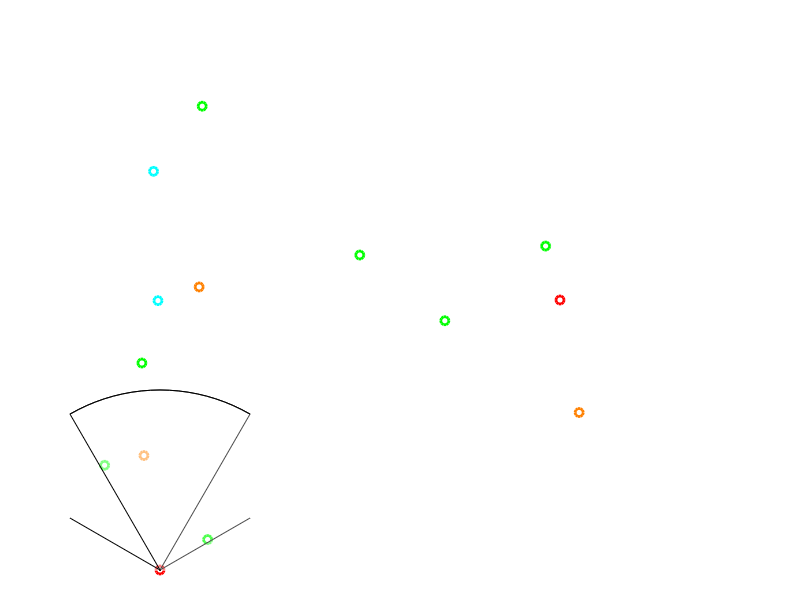

Here is the MATLAB script that generated this plot:
function sim_world()
    
    % initialize interface
    interface = init_interface();
    
    % ******************* initialize object properties *******************
    dt = 0.05;              % (s) time resolution
    
    % initialize road map
    road = init_road();
    
    % motion equation for ego and moving objects
    x_t = @(v,t,x_1) v.*t - road.x(end).*floor(x_1/road.x(end));
    
    % initialize ego
    ego = init_ego(x_t, road);
    
    % initialize standing objects
    stand_n_objects = 10;
    stand = init_stand(stand_n_objects,road);
    
    % initialize moving and oncoming objects
    mov_n_objects = 2;      % number of moving objects
    mov = init_mov_objects(mov_n_objects, 1,x_t,ego,road); % moving obj
    onc = init_mov_objects(mov_n_objects,-1,x_t,ego,road); % oncoming obj
    
    % initialize simulation animation variables
    [interface, road, ego, stand, mov, onc, road_tail] = ...
            init_plots(interface, road, ego, stand, mov, onc);
    %initialize simulation time
    t = 0; % (s) time
    while strcmp(get(interface.main_figure.f,'visible'),'on')
        [t, dt, road, ego, stand, mov, onc, road_tail] = ...
            simulation_run(t, dt, road, ego, stand, mov, onc, road_tail);
    end
    
    output_sim_data(interface,road,ego,stand,mov,onc) 
    
    % *********************** function definitions ***********************
    
    function [t, dt, road, ego, stand, mov, onc, road_tail] =...
            simulation_run(t, dt, road, ego, stand, mov, onc, road_tail)
        % update common variables
        ego_x =  ego.x(t,ego.x_1);
        ego_y =  ego.y(ego_x);
        mov_x =  mov.x(t,mov.x_1);
        mov_y =  mov.y(mov_x);
        onc_x =  onc.x(t,onc.x_1);
        onc_y =  onc.y(onc_x);
        road_x = road.x + ego.x_1-road_tail;
        road_y = road.y(road_x);
        
        % ************************* static axes *************************
        
        % update static axes
        set(ego.m.static,'xData',ego_y,'yData',ego_x)
        ego.x_1 = ego.x(t,0);
        set(mov.m.static,'xData',mov_y,'yData',mov_x)
        mov.x_1 = mov.x(t,0);
        set(onc.m.static,'xData',onc_y,'yData',onc_x)
        onc.x_1 = onc.x(t,0);
        
        % ************************* dynamic axes *************************
        
        % update dynamic varibles
        [road_x,road_y,theta] = dynamic_transform_coordinates(...
            road_x,road_y,ego.x_1,ego.y(ego.x_1));
        % shift standing objects for smoother rendering
        s_shift = road.x(end)*((ego_x-stand.x) > road.x(round(end/2))) +... 
                 -road.x(end)*((stand.x-ego_x) > road.x(round(end/2)));
        [stand_x,stand_y] = dynamic_transform_coordinates(...
            stand.x+s_shift,stand.y,ego_x,ego_y, theta);
        % transform moving object corrdinates
        m_shift = road.x(end)*((ego_x-mov_x) > road.x(round(end/2))) +... 
                 -road.x(end)*((mov_x-ego_x) > road.x(round(end/2)));
        [mov_x,mov_y] = dynamic_transform_coordinates(...
            mov_x+m_shift,mov_y,ego_x,ego_y, theta);
        % transform oncoming object corrdinates
        o_shift = road.x(end)*((ego_x-onc_x) > road.x(round(end/2))) +... 
                 -road.x(end)*((onc_x-ego_x) > road.x(round(end/2)));
        [onc_x,onc_y] = dynamic_transform_coordinates(...
            onc_x+o_shift,onc_y,ego_x,ego_y, theta);
        
        % update dynamic axes
        set(road.m.dynamic, 'xData',road_y, 'yData',road_x)
        set(stand.m.dynamic,'xData',stand_y,'ydata',stand_x);
        set(mov.m.dynamic,  'xData',mov_y,  'yData',mov_x)
        set(onc.m.dynamic,  'xData',onc_y,  'yData',onc_x)
        
        % increment time
        t = t + dt;
        pause(dt)
    end
    
    function obj = init_road()
        obj = [];              % road properties
        obj.T = 80;            % (m) road periodicity
        obj.x = 0:0.2:240;     % (m) road x array
        obj.y = @(x) ...       % (m) road y array
            obj.T/2*sin(2*pi/obj.T*x).*cos(2*pi/obj.T/3*x);
    end
    
    function obj = init_ego(x_t, road)
       obj = [];                % ego properties
        obj.v = 5;              % (m/s) ego speed
        obj.x = @(t,x_1) x_t(obj.v,t,x_1); % (m) ego x position;
        obj.y = @(x) road.y(x); % (m) ego y position
        obj.x_1 = 0;            % (m) ego's last x
        % set sensor field od view properties
        obj.sensor.n = 4;              % number of sensors
        obj.sensor.fov.range = 80;     % sensor range
        obj.sensor.fov.theta = 150;    % sensor angular range
        % initialize sensors
        obj.sensor.theta(1:obj.sensor.n) =... % sensor orientation
            45 + 360/obj.sensor.n*(1:obj.sensor.n);
        obj.sensor.fov.draw.s = ...    % sensor drawing parameter
            (-0.5:0.02:0.5)'*obj.sensor.fov.theta;
        % initialize sensor specific coverage circles
        for jj = 1 : obj.sensor.n
            obj.sensor.fov.draw.circ{jj} = obj.sensor.fov.range*...
                [[0, 0];...
                [cosd(obj.sensor.fov.draw.s+obj.sensor.theta(jj)),...
                sind(obj.sensor.fov.draw.s+obj.sensor.theta(jj))];...
                [0, 0]];
        end 
    end

    function obj = init_stand(n,road)
        % range for standing objects
        rg_x = [min(road.x) max(road.x)]; 
        rg_y = [-1 1]*road.T ;
        obj = []; % standing (static) objects properties
        % randomly generate standing object positions
        obj.x = rand(n,1)*diff(rg_x) + rg_x(1);
        obj.y = rand(n,1)*diff(rg_y) + rg_y(1); 
    end
    
    function obj = init_mov_objects(n, direction, x_t, ego, road)        
        % moving objects
        obj = [];               % moving object properties
        obj.v = direction*ego.v*1.5*rand(n,1); % (m/s) moving object speed
        obj.t0 = ...            % random starting position
            rand(n,1)*diff(road.x([1 end]))./obj.v;
        obj.x = @(t,x_1)...     % (m) moving object x position;
            x_t(obj.v,t+obj.t0,x_1); 
        obj.y = @(x) road.y(x); % (m) moving object y position
        obj.x_1 = zeros(n,1); % (m) moving object last x
    end
    
    function [x,y,theta] = dynamic_transform_coordinates(...
            x,y,x_ref,y_ref,theta)
        % rotation matrix
        r = @(x,y,t) [x(:),y(:)]*[cos(t) -sin(t);...
                                  sin(t)  cos(t)];
        % rmove offset
        x = x - x_ref;
        y = y - y_ref;
        
        if nargin  < 5
            %find root
            [~,i_root] = min(abs(x));

            % calculate rotation angle
            dx = x(i_root+1) - x(i_root);
            dy = y(i_root+1) - y(i_root);
            theta = atan2(dy,dx);
        end
        
        % apply rotation
        xy = r(x,y,theta);
        
        % return results
        x = xy(:,1);
        y = xy(:,2);
        
    end

    function [interface, road, ego, stand, mov, onc, road_tail] =...
            init_plots(interface, road, ego, stand, mov, onc)
        set(interface.main_figure.ax_static,... % dynamic axes limits
            'xlim', [-1 1]*road.T/2,...
            'ylim', [road.x(1) road.x(end)]);
        set(interface.main_figure.ax_dynamic,...% dynamic axes limits
            'xlim', [-1 1]*(ego.sensor.fov.range + 10),...
            'ylim', [-1 1]*(ego.sensor.fov.range + 10));
        road_tail = road.x(round(end/2));       % (m) road tail behind ego

        % initialze common variables
        r_x = road.x;           % road x array
        r_y = road.y(r_x);      % road y array

        e_x = ego.x(0,ego.x_1); % ego x position
        e_y = ego.y(e_x);       % ego y position

        m_x = mov.x(0,mov.x_1); % moving obect x position
        m_y = mov.y(m_x);       % moving object y position

        o_x = onc.x(0,onc.x_1); % oncoming object x position
        o_y = onc.y(o_x);       % oncoming object y position

        % static axes plots
        road.m.static = plot(interface.main_figure.ax_static,...
            r_y, r_x,'w','linewidth',2);
        ego.m.static =  plot(interface.main_figure.ax_static,...
            e_y,e_x,'or','linewidth',2);
        stand.m.static = plot(interface.main_figure.ax_static,...
            stand.y, stand(1).x,'og','linewidth',2);
        mov.m.static =  plot(interface.main_figure.ax_static,...
            m_y,m_x,'o','color',[1 0.5 0],'linewidth',2);
        onc.m.static =  plot(interface.main_figure.ax_static,...
            o_y,o_x,'oc','linewidth',2);

        % dynamic axes transformations
        % transform road coordinates
        [r_x,r_y,th] = dynamic_transform_coordinates(...
            r_x,r_y,e_x,e_y);
        % transform standing object coordinates
        [s_x,s_y] = dynamic_transform_coordinates(...
                stand.x,stand.y,e_x,e_y, th);
        % transform moving object corrdinates
        [m_x,m_y] = dynamic_transform_coordinates(...
                m_x,m_y,e_x,e_y, th);
        % transform oncoming object corrdinates
        [o_x,o_y] = dynamic_transform_coordinates(...
                o_x,o_y,e_x,e_y, th);

        % dynamic axes plots
        for ii = 1 : ego.sensor.n
            ego.sensor.m(ii) = patch(... % draw sensor FoV
                ego.sensor.fov.draw.circ{ii}(:,1),...
                ego.sensor.fov.draw.circ{ii}(:,2),...
                'w','FaceAlpha',.3);
        end
        road.m.dynamic = plot(interface.main_figure.ax_dynamic,...
            r_y,r_x,'w','linewidth',2);
        ego.m.dynamic =  plot(interface.main_figure.ax_dynamic,...
            0,0,'or','linewidth',2);
        stand.m.dynamic = plot(interface.main_figure.ax_dynamic,...
            s_y,s_x,'og','linewidth',2);
        mov.m.dynamic =  plot(interface.main_figure.ax_dynamic,...
            m_x,m_y,'o','color',[1 0.5 0],'linewidth',2);
        onc.m.dynamic =  plot(interface.main_figure.ax_dynamic,...
            o_x,o_y,'oc','linewidth',2);

    end

    % ***************************** interface *****************************
    
    function interface = init_interface()
        interface = [];
        interface.colors.background      = [1 1 1]*0.25;
        interface.colors.plot_background = [1 1 1]*0.4;
        interface.colors.plot_lines      = [1 1 1]*1;
        interface.main_figure.f = figure(...
            'color',interface.colors.background,...
            'position',[1080 30 800 900],... %[450 80 1080 720]
            'CloseRequestFcn',@f_CloseRequestFcn);
        interface.main_figure.ax_static = axes(...
            'position',[0.05 0.05 0.3 0.9],...
            'color',interface.colors.plot_background,...
            'xcolor',interface.colors.plot_lines,...
            'ycolor',interface.colors.plot_lines);
        axis image
        hold on
        grid on
        box on
        interface.main_figure.ax_dynamic = axes(...
            'position',[0.45 0.05 0.5 0.9],...
            'color',interface.colors.plot_background,...
            'xcolor',interface.colors.plot_lines,...
            'ycolor',interface.colors.plot_lines);
        axis image
        hold on
        grid on
        box on
    end
    
    function output_sim_data(interface,road,ego,stand,mov,onc)
        sim_world_data.road = road;
        sim_world_data.ego = ego;
        sim_world_data.stand = stand;
        sim_world_data.mov = mov;
        sim_world_data.onc = onc;
        sim_world_data.interface = interface;
        assignin('base','sim_world_data',sim_world_data)
    end

    function f_CloseRequestFcn(source,eventData)
        set(source,'visible','off')
    end
    
end
